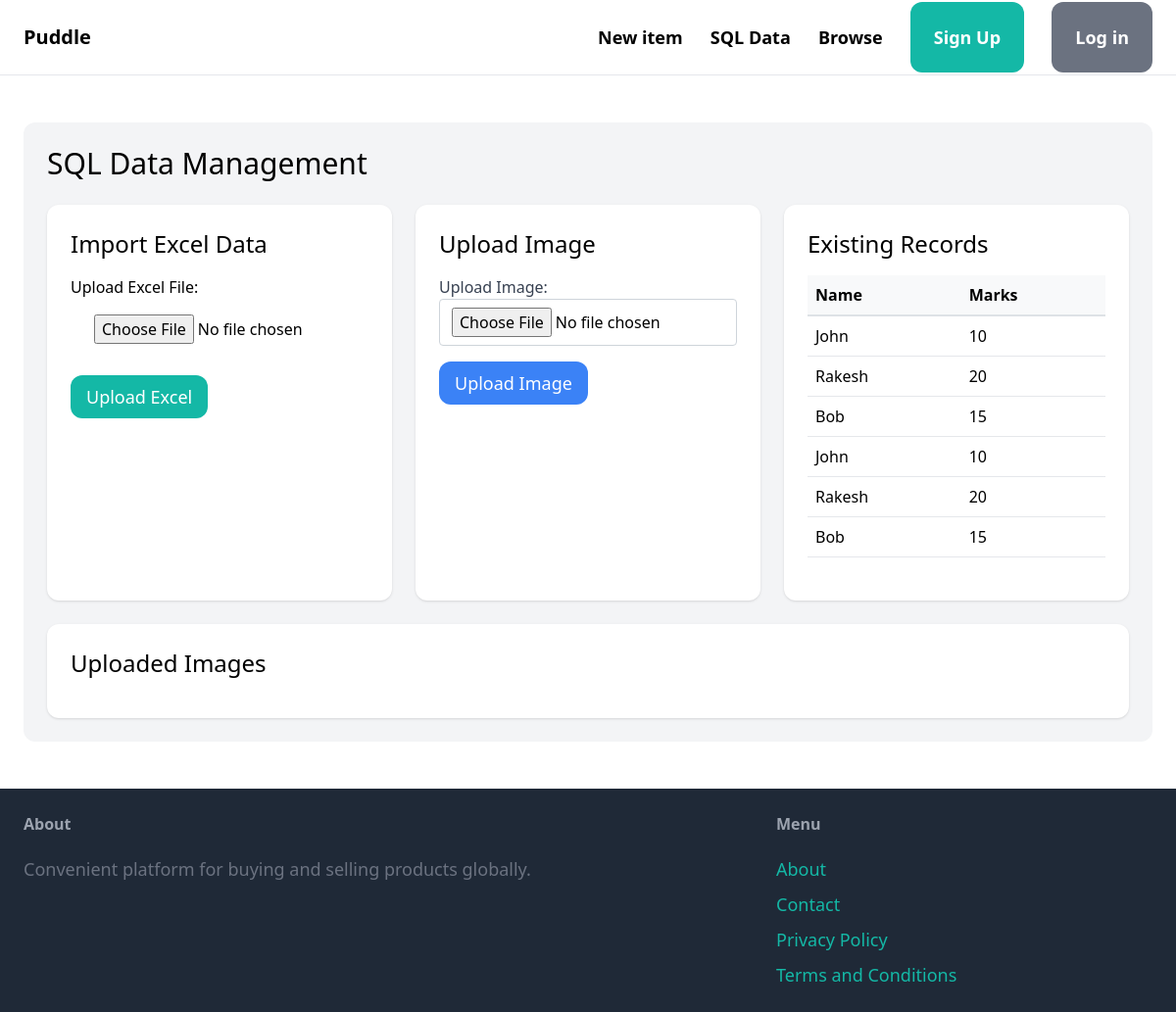
Page /sql-data/ on the earlier database version.
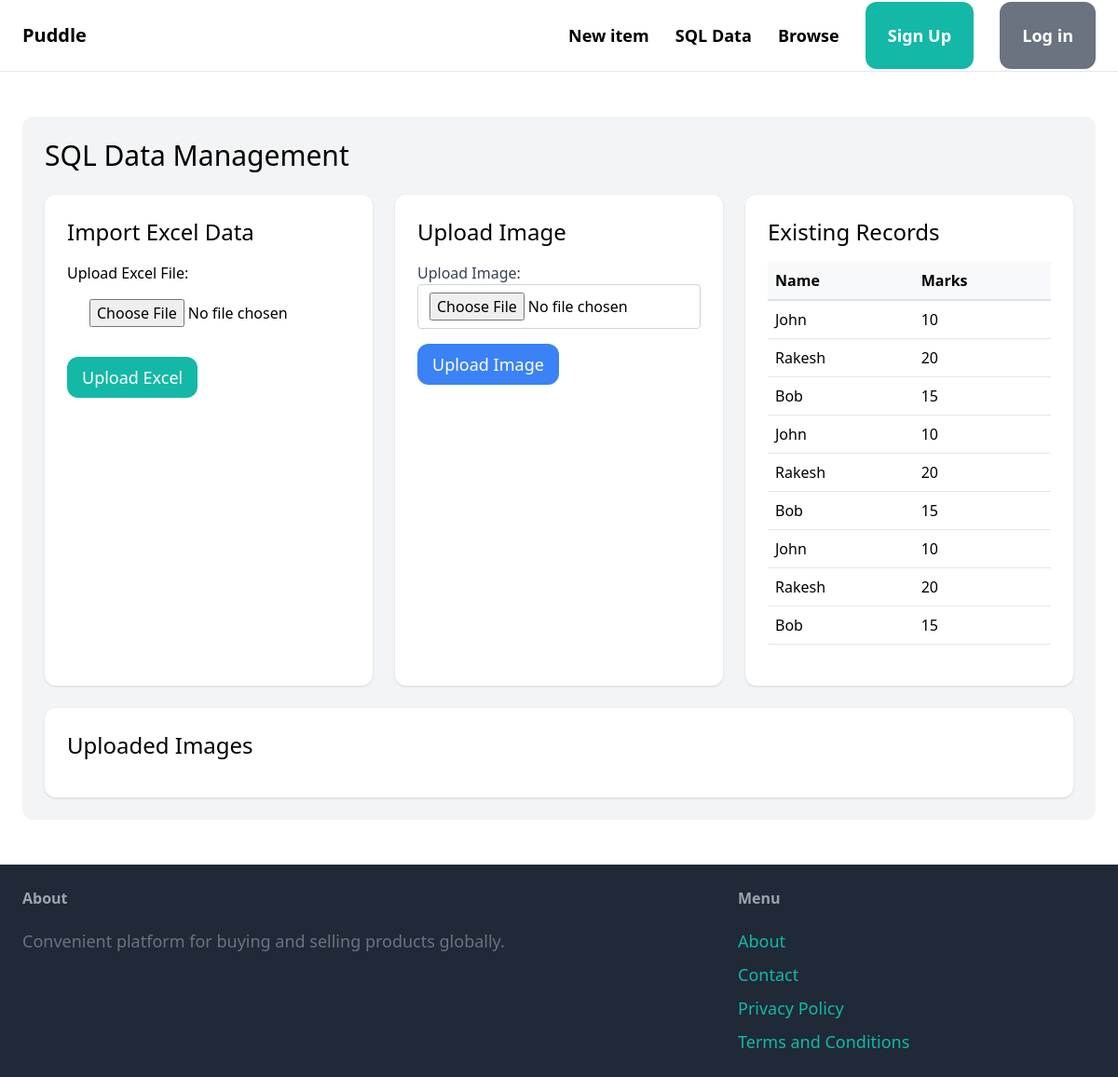
Same page on the later database version.
### item/models.py (models this page shows, shortened)
class Person(models.Model):
    name = models.CharField(max_length=100)
    marks = models.CharField(max_length=100)
    image = models.ImageField(upload_to='person_images/', blank=True, null=True)

### core/views.py (the view)
# urls.py: path('sql-data/', views.sql_data, name='sql_data'),
def sql_data(request):
    if request.method == 'POST':
        form = ExcelUploadForm(request.POST, request.FILES)
        if form.is_valid():
            if 'excel_file' in request.FILES:
                excel_file = request.FILES['excel_file']
                try:
                    df = pd.read_excel(excel_file)
                    columns = df.columns.tolist()
                    print("Excel columns:", columns)
                    name_col = None
                    marks_col = None
                    for col in columns:
                        if col.lower() == 'name':
                            name_col = col
                        elif col.lower() == 'marks':
                            marks_col = col
                    if not name_col or not marks_col:
                        missing_cols = []
                        if not name_col:
                            missing_cols.append("'name'")
                        if not marks_col:
                            missing_cols.append("'marks'")
                        error_msg = f"Excel file must contain columns: {' and '.join(missing_cols)}. Found columns: {', '.join(columns)}"
                        messages.error(request, error_msg)
                        return redirect('core:sql_data')
                    for index, row in df.iterrows():
                        Person.objects.create(
                            name=str(row[name_col]),
                            marks=str(row[marks_col])
                        )
                    messages.success(request, f'Successfully imported {len(df)} records from Excel!')
                except Exception as e:
                    messages.error(request, f'Error importing Excel data: {str(e)}. Please ensure your Excel file has "name" and "marks" columns.')
            if 'image' in request.FILES:
                image_file = request.FILES['image']
                try:
                    UploadedImage.objects.create(image=image_file)
                    messages.success(request, 'Image uploaded successfully!')
                except Exception as e:
                    messages.error(request, f'Error uploading image: {str(e)}')
            return redirect('core:sql_data')
    else:
        form = ExcelUploadForm()
    records = Person.objects.all()
    images = UploadedImage.objects.all()
    return render(request, 'core/sql_data.html', {
        'form': form,
        'records': records,
        'images': images
    })

### core/forms.py
class ExcelUploadForm(forms.Form):
    excel_file = forms.FileField(
        label='Upload Excel File',
        widget=forms.FileInput(attrs={
            'class': 'w-full py-4 px-6 rounded',
            'accept': '.xlsx, .xls'
        })
    )
    image = forms.ImageField(
        label='Upload Image',
        widget=forms.FileInput(attrs={
            'class': 'w-full py-4 px-6 rounded',
            'accept': 'image/*'
        })
    )

### core/templates/core/sql_data.html (shortened to what this page needs)
{% extends 'core/base.html' %}
{% block content %}
<div class="w-full my-6 mx-auto p-6 bg-gray-100 rounded-xl">
    <h1 class="mb-6 text-3xl">SQL Data Management</h1>
    <div class="grid grid-cols-1 md:grid-cols-3 gap-6">
        <div class="bg-white p-6 rounded-xl shadow">
            <h2 class="text-2xl mb-4">Import Excel Data</h2>
            <form method="post" enctype="multipart/form-data">
                <div class="mb-4">
                    {{ form.excel_file.label_tag }}
                    {{ form.excel_file }}
                </div>
                <button type="submit" class="py-2 px-4 text-lg bg-teal-500 hover:bg-teal-700 rounded-xl text-white">
                    Upload Excel
                </button>
            </form>
        </div>
        <div class="bg-white p-6 rounded-xl shadow">
            <h2 class="text-2xl mb-4">Upload Image</h2>
            <form method="post" enctype="multipart/form-data" action="{% url 'core:sql_data' %}">
                <div class="mb-4">
                    <label class="block text-gray-700">Upload Image:</label>
                    <input type="file" name="image" accept="image/*" class="form-control-file">
                </div>
                <button type="submit" class="py-2 px-4 text-lg bg-blue-500 hover:bg-blue-700 rounded-xl text-white">
                    Upload Image
                </button>
            </form>
        </div>
        <div class="bg-white p-6 rounded-xl shadow">
            <h2 class="text-2xl mb-4">Existing Records</h2>
            {% if records %}
                <div class="overflow-x-auto">
                    <table class="w-full">
                        <thead class="bg-gray-100">
                            <tr>
                                <th class="p-2 text-left">Name</th>
                                <th class="p-2 text-left">Marks</th>
                            </tr>
                        </thead>
                        <tbody>
                            {% for record in records %}
                                <tr class="border-b hover:bg-gray-50">
                                    <td class="p-2">{{ record.name }}</td>
                                    <td class="p-2">{{ record.marks }}</td>
                                </tr>
                            {% endfor %}
                        </tbody>
                    </table>
                </div>
            {% else %}
                <p class="text-gray-500">No records found.</p>
            {% endif %}
        </div>
    </div>
    <div class="mt-6 bg-white p-6 rounded-xl shadow">
        <h2 class="text-2xl mb-4">Uploaded Images</h2>
    </div>
</div>
{% endblock %}

Differences in the rows shown:
added Person: name "John", marks "10"
added Person: name "Rakesh", marks "20"
added Person: name "Bob", marks "15"
